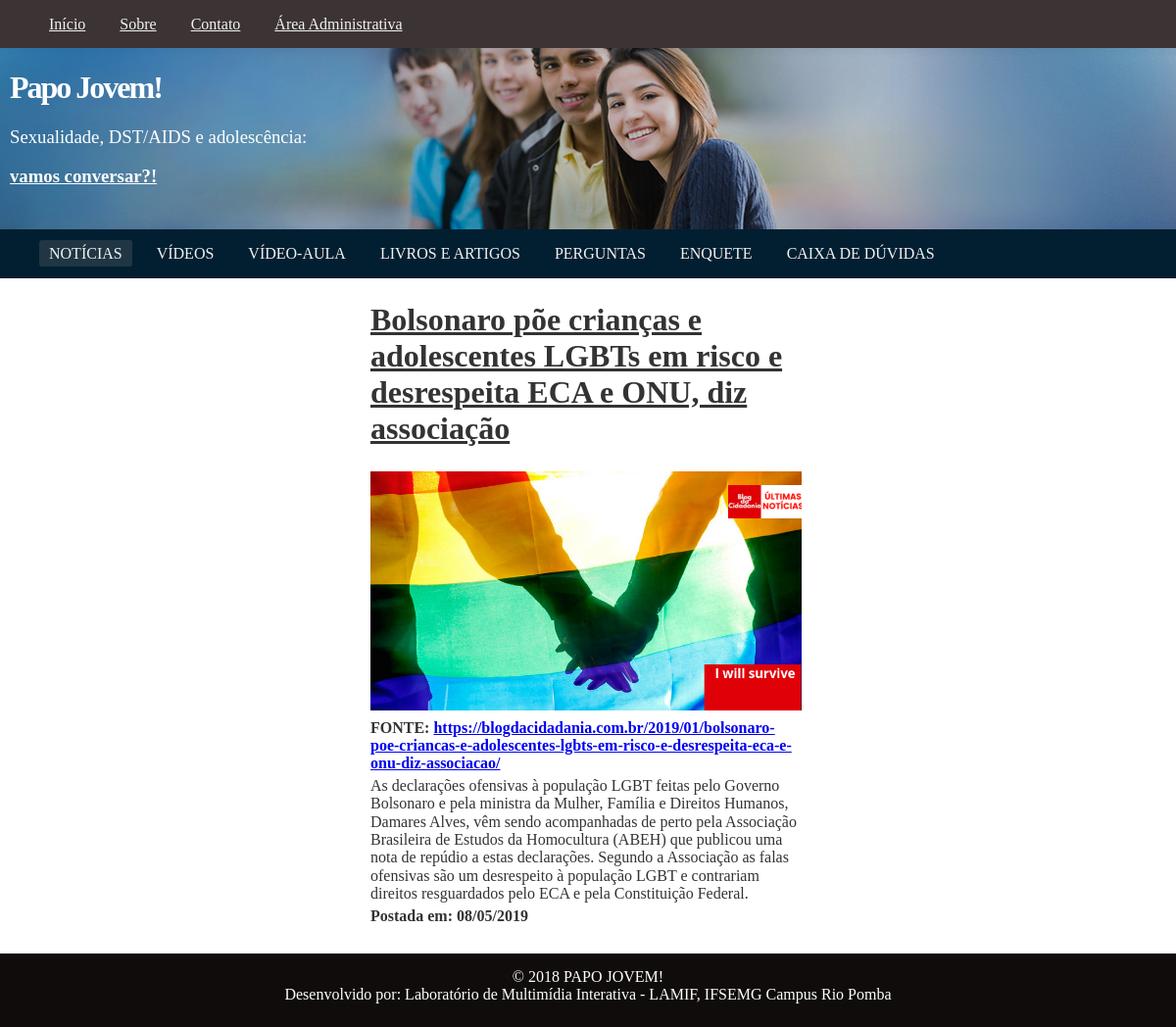
The app's page /categorias/mostranoticia.php?id_noticias=96 with its own data.
### tables this page shows
CREATE TABLE IF NOT EXISTS `noticias` (
  `id_noticias` int(11) NOT NULL AUTO_INCREMENT,
  `titulo` varchar(2000) NOT NULL,
  `noticia` varchar(9000) NOT NULL,
  `categoria` int(11) NOT NULL,
  `link` varchar(9000) NOT NULL,
  `imagem` varchar(200) NOT NULL,
  `visualizacoes` int(11) NOT NULL DEFAULT '0',
  `data` date NOT NULL,
  PRIMARY KEY (`id_noticias`)
);

### categorias/mostranoticia.php (the view, shortened to what this page needs)
<!DOCTYPE html>
<html lang="pt-br">
<head>
	<link href="../css/normalize.css" rel="stylesheet">
	<link href="../css/index.css" rel="stylesheet">
</head>
<body>
	<div class="header">
		<div class="barra1">
			<div class="linhax">
				<div class="colunax col1x">
					<nav>
						<ul class="barra inline sem-marcador">
							<li><a class="nav" href="../index.php">Início</a></li>
							<li><a class="nav" href="../sobre.php">Sobre</a></li>
							<li><a class="nav" href="../contato.php">Contato</a></li>
							<li><a class="nav" href="../administrador/login.php">Área Administrativa</a></li>
						</ul>
					</nav>
				</div>
			</div>
		</div>
		<div class="cabecalho">
			<div class="linhax">
				<header>
					<div class="colunax col1x">
						<h1 class="logo">Papo Jovem!</h1>
						<h3 class="logo">Sexualidade, DST/AIDS e adolescência:</h3>
						<h3><b><u>vamos conversar?!</u></b></h3>
					</div>
				</header>
			</div>
		</div>
		<div class="menu1">
			<div class="linhax">
				<div class="colunax col1x">
					<nav>
						<ul class="menu inline sem-marcador">
							<li><a class="nav linkAtivo" href="noticias.php">Notícias</a></li>
							<li><a class="nav" href="videos.php">Vídeos</a></li>
							<li><a class="nav" href="videoaula.php">Vídeo-Aula</a></li>
							<li><a class="nav" href="artigos.php">Livros e Artigos</a></li>
							<li><a class="nav" href="pergunta.php">Perguntas</a></li>
							<li><a class="nav" href="enquete.php">Enquete</a></li>
							<li><a class="nav" href="categorias/cxduvidas.php">Caixa de Dúvidas</a></li>
						</ul>
					</nav>
				</div>
			</div>
		</div>
	</div>
	<article><center>
		<?php
			include '../conexao.php';
			$id_noticias = $_GET['id_noticias'];
			$linkatual = 'http://' . $_SERVER['HTTP_HOST'] . $_SERVER['REQUEST_URI'];
			$resultado = mysqli_query($conexao, "SELECT * FROM noticias WHERE id_noticias = '$id_noticias'");
			while($linhas = mysqli_fetch_array($resultado)){
            $linhas['data'] = implode("/",array_reverse(explode("-",$linhas['data'])));
				echo '<center><table width="450px" height="500px">
				<tr><td><h1><b><u>'.$linhas['titulo'].'</u></b></h1></td></tr>
				<tr><td><img width=450px height=250px src="../imagens_de_noticias/'.$linhas['imagem'].'"></a><br></td></tr>
				<tr><td><b>FONTE: <a href='.$linhas['link'].' target=“_blank”>'.$linhas['link'].'</a></b></td><td>
				<tr><td>
				<div class="box-toggle" style="cursor: pointer;">
				'.$linhas['noticia'].'
				</div></div>
				</td></tr>
				<tr><td><b>Postada em: '.$linhas['data'].' </b></td></tr>
				<tr><td>
				<div class="fb-like" data-href='.$linkatual.' data-layout="standard" data-action="like" data-size="small" data-show-faces="true" data-share="true"></div>
                </td></tr>
				</table></center>';
			}
			?>
	<br><br></center></article>
	<div class="footer">
		<div class="linha">
			<footer>
				<div class="coluna col12">
					<span>© 2018 PAPO JOVEM!  <br />
					Desenvolvido por: Laboratório de Multimídia Interativa - LAMIF, IFSEMG Campus Rio Pomba</span>
				</div>
			</footer>
		</div>
	</div>
</body>
</html>

### css/index.css (style rules this page uses)
html { position: relative; min-height: 100%; }
body { font-family: Cambria, Times, "Times New Roman", "serif", 'Roboto', sans-serif; color: #333; margin: 0 0 60px 0; }
.linha { width: 960px; margin: 0 auto; overflow: auto; padding: 5px 0; }
.linhax { width: 100%; overflow: auto; padding-bottom: 10px; }
.colunax { float: left; padding-right: 1%; }
.col1x { width: 99%; }
.coluna { padding: 0 10px; float: left; }
.col12 { width: 940px; }
ul li, ol li { margin-bottom: 5px; float: left; }
ul.inline li, ol.inline li { display: inline; margin-right: 15px; }
ul.inline li:last-child, ol.inline li:last-child { margin-right: 0px; }
ul.sem-marcador, ol.sem-marcador { list-style: none; }
.barra1 { overflow: hidden; text-align: left; background-color: #3c3434; }
.barra1 li a { color: #f2f2f2; padding: 5px 10px; border-radius: 3px; }
.cabecalho { text-align: left; padding-left: 10px; background-color: transparent; color: #FFF; background-image: url(../images/capa.png); background-repeat: repeat-x; background-position: bottom center; height: 185px; }
h1.logo { font-weight: 700; letter-spacing: -2px; }
h3.logo { font-weight: 300; }
.menu1 { overflow: hidden; background-color: #021f31; text-transform: uppercase; text-align: left; }
.menu1 li a { text-decoration: none; color: #f2f2f2; padding: 5px 10px; border-radius: 3px; }
.menu1 a.linkAtivo { background-color: #203644; }
.footer { text-align: center; position:absolute; float: left; bottom: 0px; width: 100%; height: 65px; background-color: #100c0c; color: #FFF; padding-top: 10px; }
img { max-width: 100%; height: auto; }

### records on screen
noticias: titulo "Bolsonaro põe crianças e adolescentes LGBTs em risco e desrespeita ECA e ONU, diz associação", imagem (picture), link "https://blogdacidadania.com.br/2019/01/bolsonaro-poe-criancas-e-adolescentes-lgbts-em-risco-e-desrespeita-eca-e-onu-diz-associacao/", noticia "As declarações ofensivas à população LGBT feitas pelo Governo Bolsonaro e pela ministra da Mulher, Família e Direitos Humanos, Damares Alves, vêm sendo acompanhadas de perto pela Associação Brasileira de Estudos da Homocultura (ABEH) que publicou uma nota de repúdio a estas declarações. Segundo a Associação as falas ofensivas são um desrespeito à população LGBT e contrariam direitos resguardados pelo ECA e pela Constituição Federal.", data "08/05/2019"
